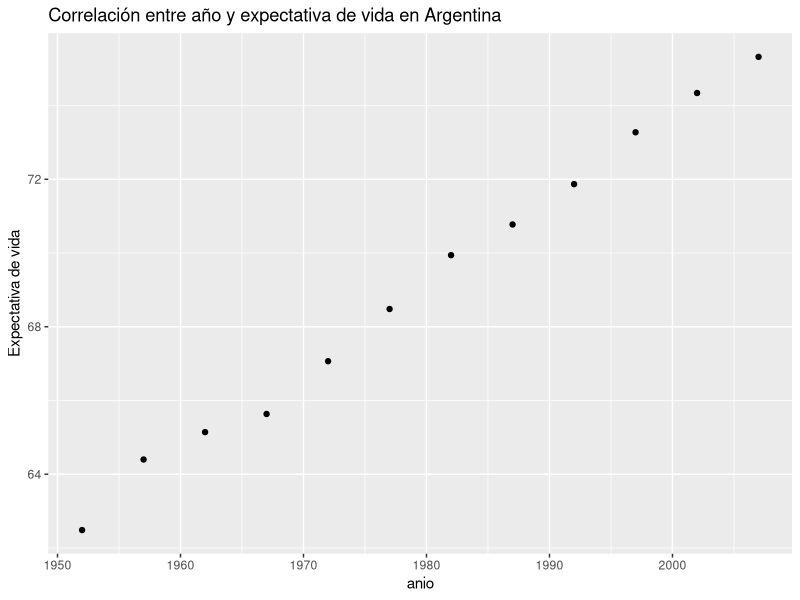
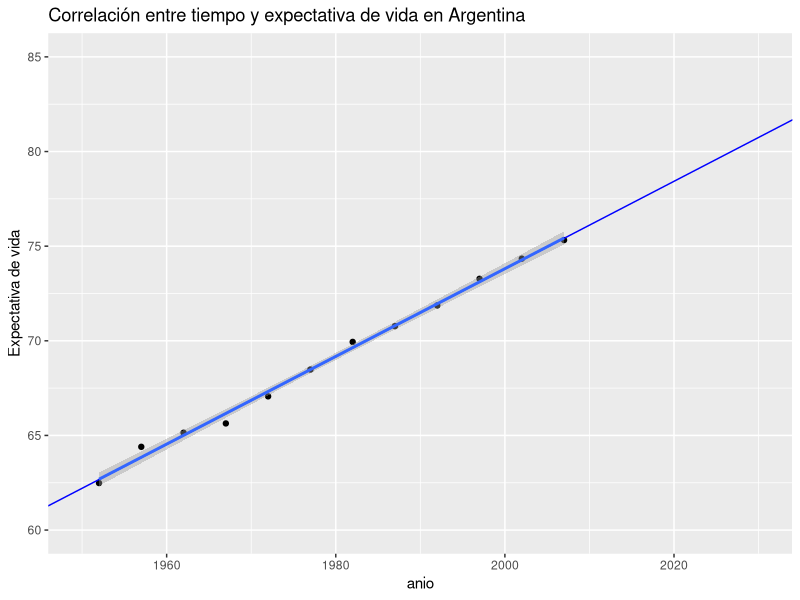
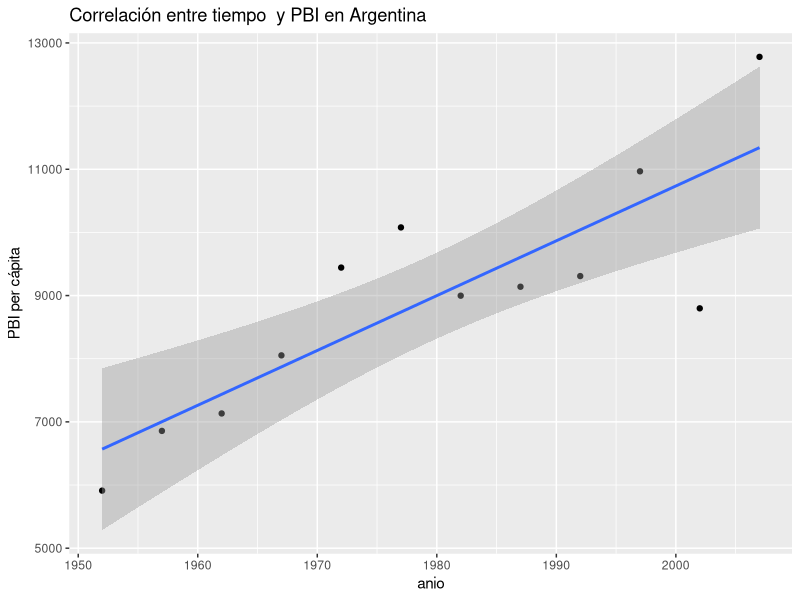
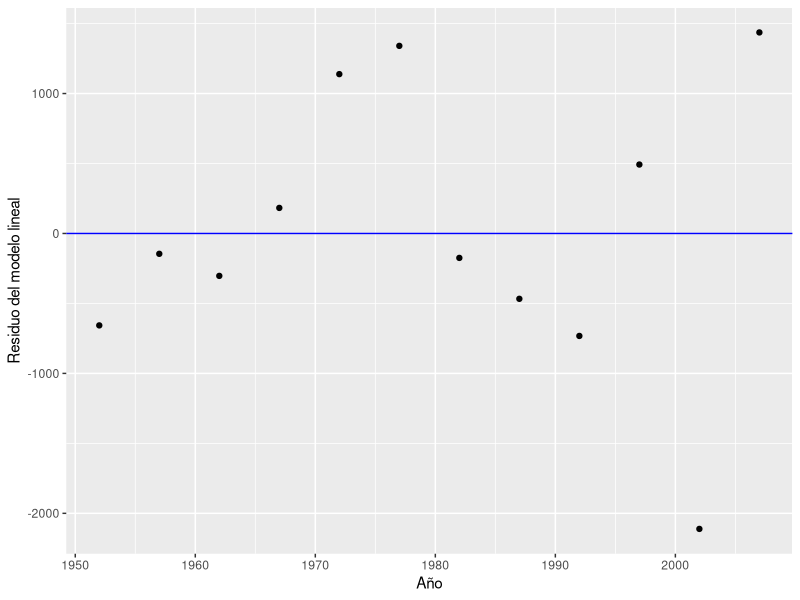
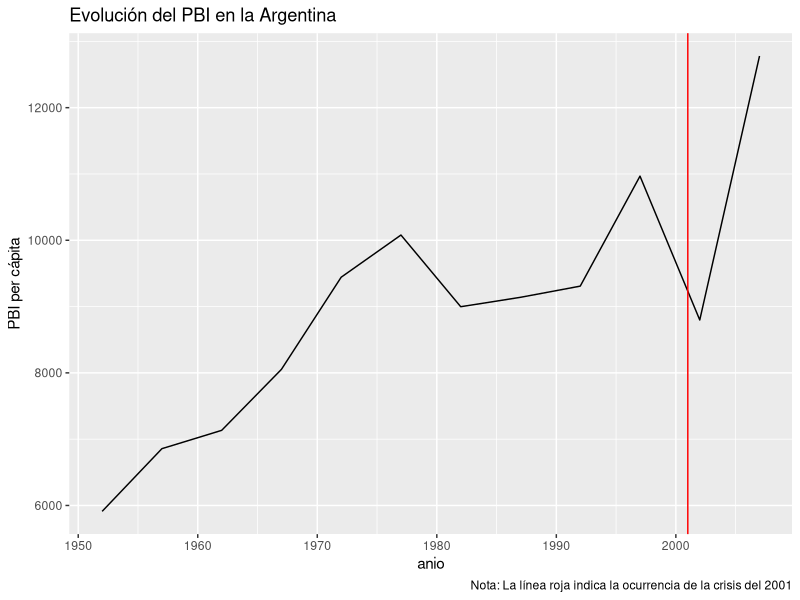
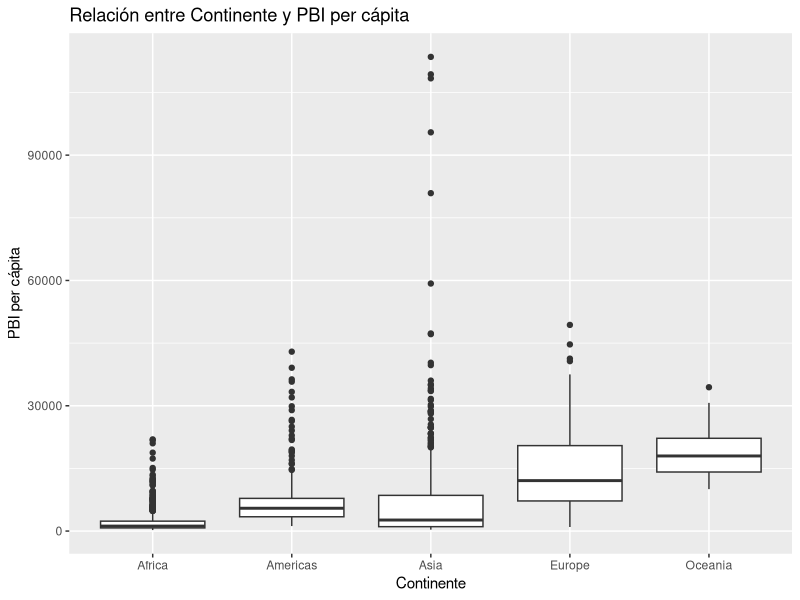
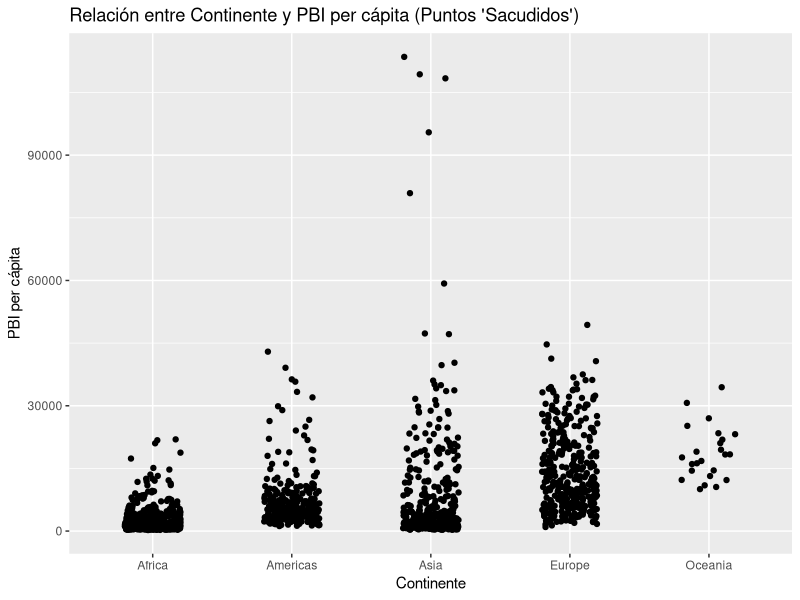

Recreate these plots in R, in order.
# CLASE 7: MODELADO ESTADÍSTICO

# Importamos las librerías necesarias
library(tidyverse)

# Regresión lineal simple

# Vamos a trabajar con el conjunto de datos "gapminder"
mundo <- read_csv("./datos/gapminder.csv")

# Veamos...
colnames(mundo) # PBI per cápita en dólares
# [1] "pais"       "continente" "anio"       "expVida"   
# [5] "pobl"       "PBI_PC"  

# Regresión con una variable numérica

# ¿Cómo se relaciona el paso del tiempo (variable explicativa) con la expectativa de vida en la Argentina? Filtremos los datos
argentina <- mundo %>% 
  filter(pais == "Argentina")

# Visualicemos la relación entre año y expectativa de vida
ggplot(argentina) + 
  geom_point(aes(x = anio, y = expVida)) +
  labs(title = "Correlación entre año y expectativa de vida en Argentina",
       y = "Expectativa de vida")

# Tiempo y expectativa de vida están correlacionadas en forma positiva: el incremento de una unidad de tiempo resulta en el incremento de la expectativa de vida

# Veamos... vamos a crear un modelo lineal que nos permita observar por medio de la programación (no por intución visual humana) esta tendencia en el incremento de la esperanza de vida con el paso del tiempo
modelo_exp <- lm(expVida ~ anio, data = argentina)

# Veamos...
modelo_exp

# El coeficiente de la variable año es de 0.2317. Significa que incrementando en una unidad la variable año, la variable expectativa de vida se incrementa en 0.2317. O sea, por cada año que pasa la expectativa de vida en la Argentina aumenta casi 3 meses

ggplot(argentina) + 
  geom_point(aes(x = anio, y = expVida)) +
  labs(title = "Correlación entre tiempo y expectativa de vida en Argentina",
       y = "Expectativa de vida") +
  geom_abline(aes(intercept = -389.6063, slope = 0.2317), color = "blue") + # línea recta
  xlim(c(1950, 2030)) + # opc
  ylim(c(60, 85)) + # opc
  geom_smooth(aes(x = anio, y = expVida), method = "lm") # opc

# Para el año 2030 la expectativa de vida en la Argentina habrá superado los 80 años

# PONGAMOS A PRUEBA EL MODELO LINEAL PARA EXPLICAR EL PASO DEL TIEMPO EN EL PBI PC EN DÓLARES

# En la práctica es raro encontrar una correlación tan nítida entre variables. Veamos el comportamiento del paso del tiempo sobre el PBI PC 
ggplot(argentina) + 
  geom_point(aes(x = anio, y = PBI_PC)) +
  labs(title = "Correlación entre tiempo  y PBI en Argentina",
       y = "PBI per cápita") +
  geom_smooth(aes(x = anio, y = PBI_PC), method = "lm")

# Veamos los desvíos entre la predicción y los datos reales
modelo_PBI <- lm(PBI_PC ~ anio, data = argentina)

# Revisión de los desvíos: sobre los residuos
# Veamos los residuos
residuos <- residuals(modelo_PBI)

# Añadimos los residuos al conjunto de datos
argentina <- argentina %>% 
  mutate(residuo_ml = residuos) # agregamos una columna

ggplot(argentina) +
  geom_point(aes(x = anio, y = residuo_ml)) +
  geom_hline(yintercept = 0, col = "blue") + # línea horizontal
  labs(x = "Año", y = "Residuo del modelo lineal")

# Qué pasó en la cáida del PBI posterior al 2000?
ggplot(argentina) + 
  geom_line(aes(x = anio, y = PBI_PC)) +
  geom_vline(aes(xintercept = 2001), color = "red") + # año de la crisis
  labs(title = "Evolución del PBI en la Argentina",
       y = "PBI per cápita",
       caption = "Nota: La línea roja indica la ocurrencia de la crisis del 2001")

# EJERCICIO: MOSTRAR LA RELACIÓN ENTRE UNA VARIABLES CATEGÓRICA Y OTRA CONTINUA/NUMÉRICA, CON UN GRÁFICO BOXPLOT (MEDIANTE GEOM_BOXPLOT()) Y UN GRÁFICO DE PUNTOS “SACUDIDOS” (MEDIANTE GEOM_JITTER()). EXPLIQUEMOS LO QUE MUESTRA EL GRÁFICO

# Gráfico de caja (boxplot)
ggplot(mundo) +
  geom_boxplot(aes(x = continente, y = PBI_PC)) +
  labs(title = "Relación entre Continente y PBI per cápita",
    x = "Continente",
    y = "PBI per cápita")
	
# Gráfico de puntos "sacudidos" (jitter)
ggplot(mundo) +
  geom_jitter(aes(x = continente, y = PBI_PC), width = 0.2, height = 0) +
  labs(title = "Relación entre Continente y PBI per cápita (Puntos 'Sacudidos')",
    x = "Continente",
    y = "PBI per cápita")
	
